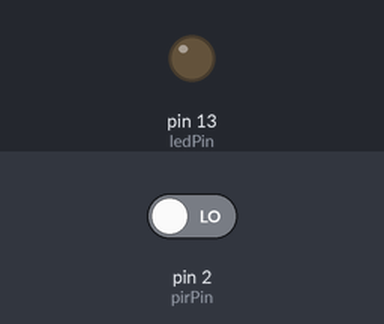
Recording of a sketch running on a simulated Arduino Uno, built with avr-gcc and run on an emulated ATmega328P. Shown: output pins drawn as LEDs (lit = HIGH). Inputs (shaded band) come from the test bench; at power-on: pin 2 (pirPin) LOW.

Above: at 1.2 s.
1.3 s: pin 2 (pirPin) driven HIGH
At 1.7 s:
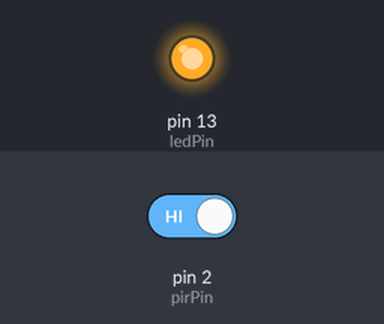
2.8 s: pin 2 (pirPin) driven LOW
At 4.1 s:
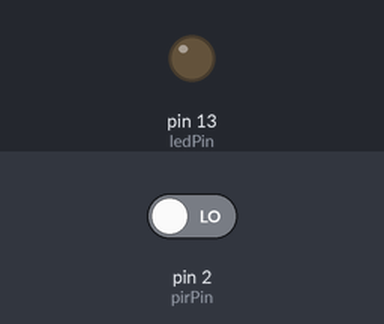
Timing chart, 0 to 5.8 s (numbered marks = the images above; inputs shaded):
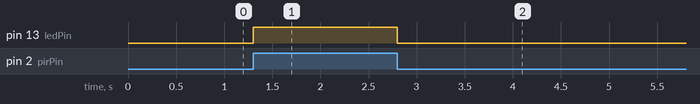

The sketch:

pir_sensor.ino
```cpp
int pirPin = 2;
int ledPin = 13;

void setup()
{
  pinMode(pirPin, INPUT);
  pinMode(ledPin, OUTPUT);
}

void loop()
{
  int motion = digitalRead(pirPin);

  if (motion == HIGH)
  {
    digitalWrite(ledPin, HIGH);
  }
  else
  {
    digitalWrite(ledPin, LOW);
  }
}
```

Measured:
- after the input at 1.3 s, pin 13 (ledPin): LOW → HIGH at once
- after the input at 2.8 s, pin 13 (ledPin): HIGH → LOW at once
